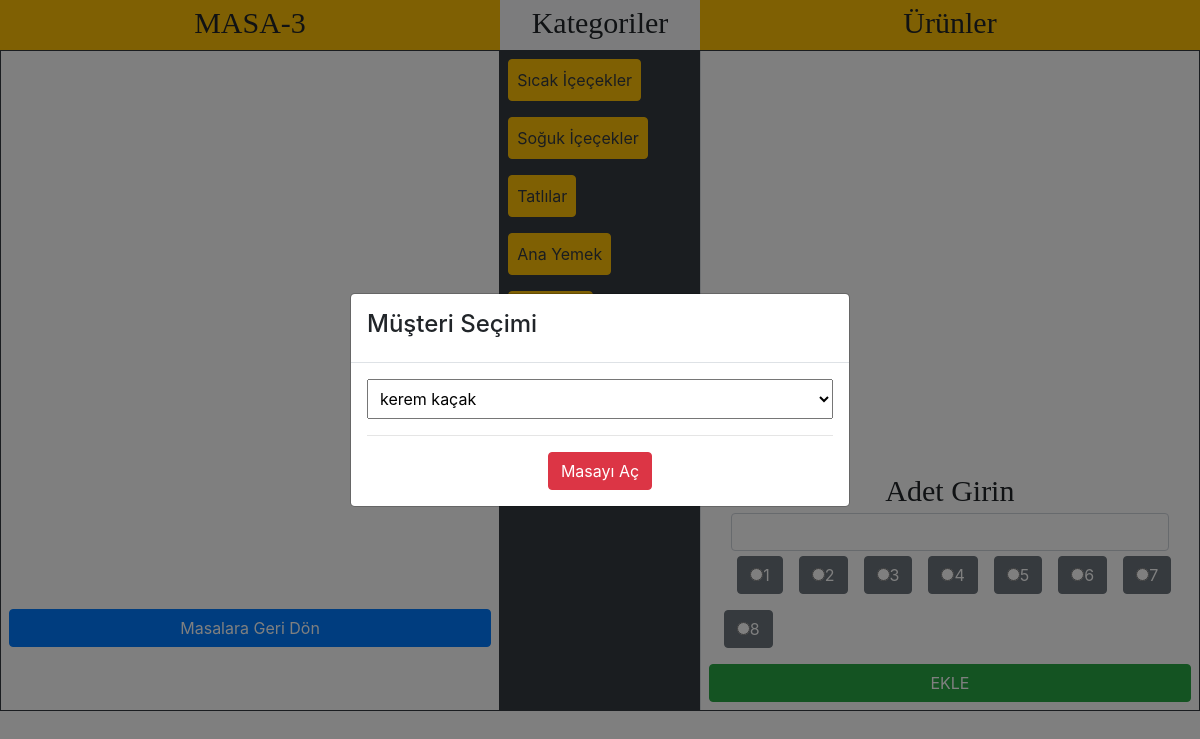
Screenshot of /masadetaylari.php?masaid=3 with the database file from the repository.
### tables this page shows
CREATE TABLE `masalar` (
  `id` int(11) NOT NULL,
  `ad` varchar(20) NOT NULL
);

CREATE TABLE `kategoriler` (
  `id` int(11) NOT NULL,
  `ad` varchar(20) NOT NULL,
  `mutfakdurum` int(11) NOT NULL DEFAULT 0
);

### masadetaylari.php (the view, shortened to what this page needs)
<?php
	include("fonksiyon/fonksiyon.php");
	$masadetay=new restoraniskelet;
	@$masaid=$_GET["masaid"];
?>
<!DOCTYPE html PUBLIC "-//W3C//DTD XHTML 1.0 Transitional//EN" "http://www.w3.org/TR/xhtml1/DTD/xhtml1-transitional.dtd">
<html xmlns="http://www.w3.org/1999/xhtml">
<head>
<link rel="stylesheet" href="dosyalar/bootstrap.css" >
<body>
<?php
	if($masaid!=""):
		$son=$masadetay->masalarigetir($db,$masaid);
		$dizi=$son->fetch_assoc();
?>
  <div class="container-fluid">
				<div class="row" id="rows">
							<div class="col-md-5	bg-warning  mx-auto text-center" id="rows"><?php echo $dizi["ad"];?></div>
							<div class="col-md-2	bg-light  mx-auto  text-center" id="rows">Kategoriler</div>
							<div class="col-md-5 	bg-warning  mx-auto  text-center" id="rows">Ürünler</div>
				</div>
					<div class="row border  border-dark" style="min-height:600px;">
						<div class="col-md-5 border-right border-dark">
							<div class="row">
									<div class="col-md-12" style="min-height:550px;">
									</div>
										<div class="col-md-12 p-2">
									<a href="index.php" class="btn btn-primary btn-block">Masalara Geri Dön</a>
										</div>
							</div>
						</div>
							<div class="col-md-2 border-right border-dark table-dark" id="urunler">
									<div class="row" id="kerem">
									<?php $masadetay->urunkategori($db);?>
									</div>
							</div>
									<div class="col-md-5 border-left">
										<div class="row">
											<form id="ilkform">
												<div class="col-md-12" id="sonuc" style="min-height:417px;">	</div>
											</div>
											<div class="row">
												<div class="col-md-12" style="min-height:80px;">
												<?php
													echo'<div class="col-md-12 mx-auto  text-center" id="rows">Adet Girin
													<div class="form-group">
													      <input type="number" class="form-control text-center" min="0" id="email" name="adet">
													    </div>
													</div>';
												?>
												</div>
													</div>
													<div class="row">
												<div class="col-md-12" style="min-height:50px;">
												<?php
												for($i=1; $i<=8; $i++) :
													echo'<label class="btn btn-secondary m-2"><input name="adet" type="radio" value="'.$i.'"/>'.$i.'</label>';
												endfor;
												?>
												</div>
												</div>
													<div class="row">
												<div class="col-md-12 p-2">
													<input type="button" id="btn" value="EKLE" class="btn btn-success btn-block">
													</div>
														</div>
										</div>
				</div>
		</div>
<?php
else:
	echo"hata var";
endif;
?>
</body>
</html>
<link rel="stylesheet" href="dosyalar/bootstrap.css">
  <div class="modal fade" id="myModal" role="dialog">
    <div class="modal-dialog modal-dialog-centered">
      <div class="modal-content">
        <div class="modal-header">
		<h4>Müşteri Seçimi</h4>
        </div>
        <div class="modal-body">
		<form id="ilkform2">
          <select name="musteri" id="musteri" class="mx-auto p-2" style="width: 100%;height: 40px;">
													<?php
														$baglanti=mysqli_connect("localhost","root","","restoran");
														$sql=mysqli_query($baglanti,"select*from musteri");
														while($row=mysqli_fetch_assoc($sql)) {
														  $ID=$row["ID"];
														  ?>
														  <?php
														  echo "
														  <option name=$musteri value=$ID>".$row["adsoyad"]."</option>";
														}
														?>
													</select>
        <div class="mt-3 mx-auto" style="text-align:center;">
			<hr />
			<button type="button" id="btn2" class="btn btn-danger mx-auto" data-dismiss="modal">Masayı Aç</button>
		</div>
</form>
        </div>
      </div>
    </div>
  </div>

### fonksiyon/fonksiyon.php (shortened to what this page needs)
<?php
class restoraniskelet{
    public function sorgum($vt,$sorgu,$tercih) {
      $a=$sorgu;
      $b=$vt->prepare($a);
      $b->execute();
      if($tercih==1):
      return	$c=$b->get_result();
      endif;
    }
  function masalarigetir($vt,$id){
    $get="select  *from masalar where id=$id";
    return $this->sorgum($vt,$get,1);
  }
  function urunkategori($db){
     $urunk="select * from kategoriler";
     $gelen=$this->sorgum($db,$urunk,1);
     while($son=$gelen->fetch_assoc()) :
       echo '<a class="btn btn-warning p-2 m-2 text-dark" sectionId="'.$son["id"].'">'.$son["ad"].'</a><br>';
     endwhile;
  }
 }
?>

### masadetaylari.php (style rules this page uses)
#rows { height:50px; font-size:30px; font-family:Comic Sans MS; }

### rows the page displays
masalar: ad "MASA-3"
kategoriler: ad "Sıcak İçeçekler"
kategoriler: ad "Soğuk İçeçekler"
kategoriler: ad "Tatlılar"
kategoriler: ad "Ana Yemek"

### other values shown
form field musteri "kerem kaçak"
